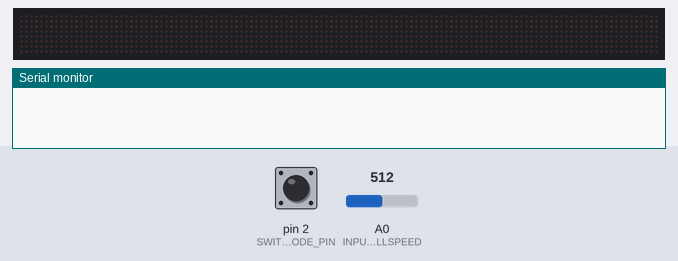
A sketch run on a simulated Arduino Uno, built with avr-gcc and run on an emulated ATmega328P. Shown: 128×8 LED matrix, the last lines printed to the serial monitor. Wiring (inferred from the names in the program): 16 × MAX7219 LED driver (orientation assumed): CS pin 10. The inputs (shaded band) are chosen by the test bench; at power-on: pin 2 (SWITCH_MODE_PIN) HIGH, A0 (INPUT_SCROLLSPEED) = 512.

Above: at 1.2 s.
1.3 s: pin 2 (SWITCH_MODE_PIN) pulled LOW for 1 s
At 2.21 s:
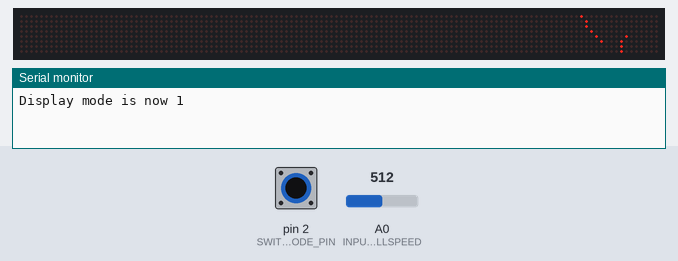
3.9 s: A0 (INPUT_SCROLLSPEED) set to 122
At 4.94 s:
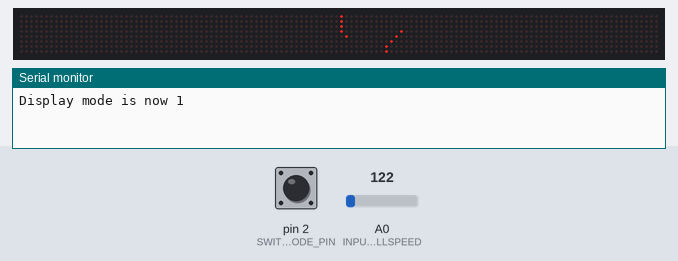
6.5 s: A0 (INPUT_SCROLLSPEED) set to 306
At 7.2 s:
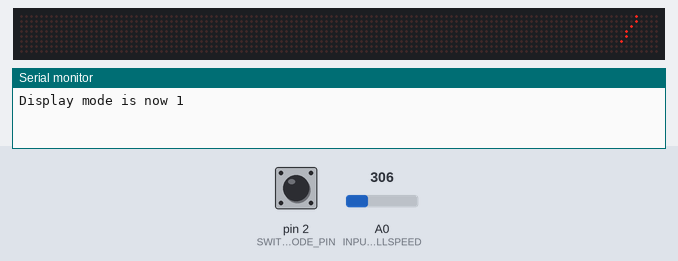
8.2 s: A0 (INPUT_SCROLLSPEED) set to 54
At 9.27 s:
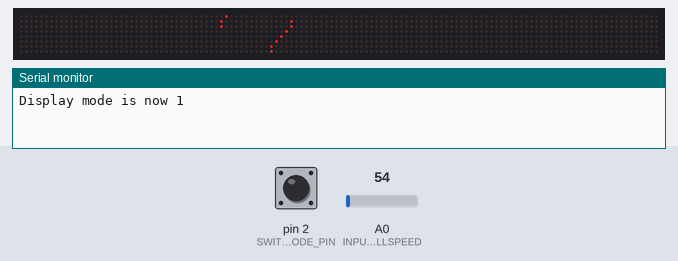
11.2 s: A0 (INPUT_SCROLLSPEED) set to 511
At 11.26 s:
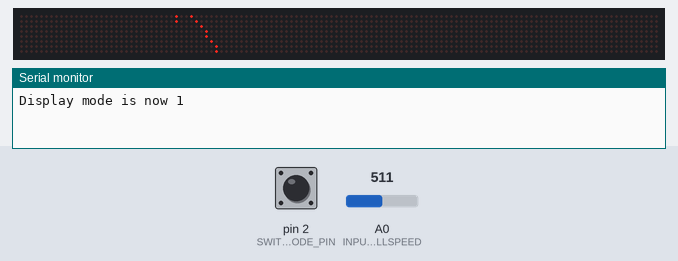
13.0 s: A0 (INPUT_SCROLLSPEED) set to 118
At 15.05 s:
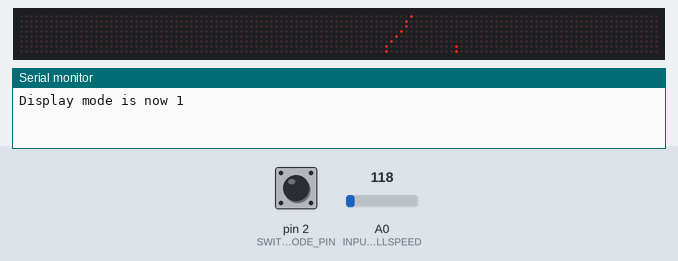

The sketch:

LEDMatrixStrip.ino
```cpp
#include <Bounce.h>
#include <SPI.h>


// Only need to specify the digital pin used for ChipSelect
// all other pins (CLK,MOSI, MISO) are fixed by the SPI library
const int SPI_CS=10;

// scrolling speed analog input pin
const int INPUT_SCROLLSPEED=0;

// push button (digital) input pin
const int SWITCH_MODE_PIN=2;

Bounce bouncer = Bounce(SWITCH_MODE_PIN,50);

enum DisplayModes {
  DISPLAY_MODE_MESSAGESCROLL=0,
  DISPLAY_MODE2,
  NB_DISPLAY_MODES
};

enum ScrollPhase {
  SCROLL_MESSAGE_NORMAL=0,
  SCROLL_MESSAGE_HOLD,
  SCROLL_MESSAGE_UP
};

#define MESSAGE_HOLD_TIME 1000

// Number of daisy-chained 8x8 matrices
#define NB_MODULES 16

// buffer for SPI communication
byte spidata[16*2];

// buffer for LED states
byte ledData[16*8];

//the opcodes for the MAX7219 SPI commands
#define OP_NOOP   0
#define OP_DIGIT0 1
#define OP_DIGIT1 2
#define OP_DIGIT2 3
#define OP_DIGIT3 4
#define OP_DIGIT4 5
#define OP_DIGIT5 6
#define OP_DIGIT6 7
#define OP_DIGIT7 8
#define OP_DECODEMODE  9
#define OP_INTENSITY   10
#define OP_SCANLIMIT   11
#define OP_SHUTDOWN    12
#define OP_DISPLAYTEST 15

// Buffer for text message to be displayed
#define MAX_MESSAGE_LENGTH 64
char message[16+MAX_MESSAGE_LENGTH+1];

// actual delay used between display refresh
int delaytime=20; // 20ms

// specific delay value when scrolling the text up and out of the display
#define DELAYTIME_SCROLLUP 100

// specific delay value when scrolling some text
#define DELAYTIME_SCROLL 20

// Data buffers and state for Bluetooth communication
String commandString = "";
String remoteDataString = "";
boolean commandStarted = false;
boolean remoteDataAvailable = false;
boolean commandComplete = false;

// display mode state
int displayMode = DISPLAY_MODE_MESSAGESCROLL;

// to keep track of how long message has been held on display
long messageHoldTimeStart=0;

int loopindex = 0;
int scroll_mode = SCROLL_MESSAGE_NORMAL;
int verticalscroll_loop=0;
int current_messagestartpixel=0;

// 8x8 font definition : data is given line by line for each character
// 1 byte (8 values...) per character line
byte alphabet[][8] = {
{// Space
0x00,0x00,0x00,0x00,0x00,0x00,0x00,0x00
}, {// !
0x30,0x78,0x78,0x30,0x30,0x00,0x30,0x00
}, {// "
0x6c,0x6c,0x6c,0x00,0x00,0x00,0x00,0x00
}, {// #
0x6c,0x6c,0xfe,0x6c,0xfe,0x6c,0x6c,0x00
}, {// $
0x30,0x7c,0xc0,0x78,0x0c,0xf8,0x30,0x00
}, {// %
0x00,0xc6,0xcc,0x18,0x30,0x66,0xc6,0x00
}, {// &
0x38,0x6c,0x38,0x76,0xdc,0xcc,0x76,0x00
}, {// '
0x60,0x60,0xc0,0x00,0x00,0x00,0x00,0x00
}, {// (
0x18,0x30,0x60,0x60,0x60,0x30,0x18,0x00
}, {// )
0x60,0x30,0x18,0x18,0x18,0x30,0x60,0x00
}, {// *
0x00,0x66,0x3c,0xff,0x3c,0x66,0x00,0x00
}, {// +
0x00,0x30,0x30,0xfc,0x30,0x30,0x00,0x00
}, {// ,
0x00,0x00,0x00,0x00,0x00,0x30,0x30,0x60
}, {// -
0x00,0x00,0x00,0xfc,0x00,0x00,0x00,0x00
}, {// .
0x00,0x00,0x00,0x00,0x00,0x30,0x30,0x00
}, {// /
0x06,0x0c,0x18,0x30,0x60,0xc0,0x80,0x00
}, {// 0
0x7c,0xc6,0xce,0xde,0xf6,0xe6,0x7c,0x00
}, {// 1
0x30,0x70,0x30,0x30,0x30,0x30,0xfc,0x00
}, {// 2
0x78,0xcc,0x0c,0x38,0x60,0xcc,0xfc,0x00
}, {// 3
0x78,0xcc,0x0c,0x38,0x0c,0xcc,0x78,0x00
}, {// 4
0x1c,0x3c,0x6c,0xcc,0xfe,0x0c,0x1e,0x00
}, {// 5
0xfc,0xc0,0xf8,0x0c,0x0c,0xcc,0x78,0x00
}, {// 6
0x38,0x60,0xc0,0xf8,0xcc,0xcc,0x78,0x00
}, {// 7
0xfc,0xcc,0x0c,0x18,0x30,0x30,0x30,0x00
}, {// 8
0x78,0xcc,0xcc,0x78,0xcc,0xcc,0x78,0x00
}, {// 9
0x78,0xcc,0xcc,0x7c,0x0c,0x18,0x70,0x00
}, {// :
0x00,0x30,0x30,0x00,0x00,0x30,0x30,0x00
}, {// ;
0x00,0x30,0x30,0x00,0x00,0x30,0x30,0x60
}, {// <
0x18,0x30,0x60,0xc0,0x60,0x30,0x18,0x00
}, {// =
0x00,0x00,0xfc,0x00,0x00,0xfc,0x00,0x00
}, {// >
0x60,0x30,0x18,0x0c,0x18,0x30,0x60,0x00
}, {// ?
0x78,0xcc,0x0c,0x18,0x30,0x00,0x30,0x00
}, {// @
0x7c,0xc6,0xde,0xde,0xde,0xc0,0x78,0x00
}, {// A
0x30,0x78,0xcc,0xcc,0xfc,0xcc,0xcc,0x00
}, {// B
0xfc,0x66,0x66,0x7c,0x66,0x66,0xfc,0x00
}, {// C
0x3c,0x66,0xc0,0xc0,0xc0,0x66,0x3c,0x00
}, {// D
0xf8,0x6c,0x66,0x66,0x66,0x6c,0xf8,0x00
}, {// E
0xfe,0x62,0x68,0x78,0x68,0x62,0xfe,0x00
}, {// F
0xfe,0x62,0x68,0x78,0x68,0x60,0xf0,0x00
}, {// G
0x3c,0x66,0xc0,0xc0,0xce,0x66,0x3e,0x00
}, {// H
0xcc,0xcc,0xcc,0xfc,0xcc,0xcc,0xcc,0x00
}, {// I
0x78,0x30,0x30,0x30,0x30,0x30,0x78,0x00
}, {// J
0x1e,0x0c,0x0c,0x0c,0xcc,0xcc,0x78,0x00
}, {// K
0xe6,0x66,0x6c,0x78,0x6c,0x66,0xe6,0x00
}, {// L
0xf0,0x60,0x60,0x60,0x62,0x66,0xfe,0x00
}, {// M
0xc6,0xee,0xfe,0xfe,0xd6,0xc6,0xc6,0x00
}, {// N
0xc6,0xe6,0xf6,0xde,0xce,0xc6,0xc6,0x00
}, {// O
0x38,0x6c,0xc6,0xc6,0xc6,0x6c,0x38,0x00
}, {// P
0xfc,0x66,0x66,0x7c,0x60,0x60,0xf0,0x00
}, {// Q
0x78,0xcc,0xcc,0xcc,0xdc,0x78,0x1c,0x00
}, {// R
0xfc,0x66,0x66,0x7c,0x6c,0x66,0xe6,0x00
}, {// S
0x78,0xcc,0xe0,0x70,0x1c,0xcc,0x78,0x00
}, {// T
0xfc,0xb4,0x30,0x30,0x30,0x30,0x78,0x00
}, {// U
0xcc,0xcc,0xcc,0xcc,0xcc,0xcc,0xfc,0x00
}, {// V
0xcc,0xcc,0xcc,0xcc,0xcc,0x78,0x30,0x00
}, {// W
0xc6,0xc6,0xc6,0xd6,0xfe,0xee,0xc6,0x00
}, {// X
0xc6,0x44,0x6c,0x38,0x38,0x6c,0xc6,0x00
}, {// Y
0xcc,0xcc,0xcc,0x78,0x30,0x30,0x78,0x00
}, {// Z
0xfe,0xc6,0x8c,0x18,0x32,0x66,0xfe,0x00
}, {// [
0x78,0x60,0x60,0x60,0x60,0x60,0x78,0x00
}, {// \
0xc0,0x60,0x30,0x18,0x0c,0x06,0x02,0x00
}, {// ]
0x78,0x18,0x18,0x18,0x18,0x18,0x78,0x00
}, {// ^
0x10,0x38,0x6c,0xc6,0x00,0x00,0x00,0x00
}, {// _
0x00,0x00,0x00,0x00,0x00,0x00,0x00,0xff
}, {// `
0x30,0x30,0x18,0x00,0x00,0x00,0x00,0x00
}, {// a
0x00,0x00,0x78,0x0c,0x7c,0xcc,0x7c,0x00
}, {// b
0x60,0x60,0x60,0x7c,0x66,0x66,0x7c,0x00
}, {// c
0x00,0x00,0x78,0xcc,0xc0,0xcc,0x78,0x00
}, {// d
0x0c,0x0c,0x0c,0x7c,0xcc,0xcc,0x7c,0x00
}, {// e
0x00,0x00,0x78,0xcc,0xfc,0xc0,0x78,0x00
}, {// f
0x38,0x6c,0x60,0xf0,0x60,0x60,0xf0,0x00
}, {// g
0x00,0x00,0x7c,0xcc,0xcc,0x7c,0x0c,0xf8
}, {// h
0x60,0x60,0x7c,0x66,0x66,0x66,0x66,0x00
}, {// i
0x30,0x00,0x70,0x30,0x30,0x30,0x78,0x00
}, {// j
0x0c,0x00,0x0c,0x0c,0x0c,0x0c,0x6c,0x38
}, {// k
0x60,0x60,0x66,0x6c,0x78,0x6c,0x66,0x00
}, {// l
0x70,0x30,0x30,0x30,0x30,0x30,0x78,0x00
}, {// m
0x00,0x00,0xcc,0xfe,0xfe,0xd6,0xc6,0x00
}, {// n
0x00,0x00,0xf8,0xcc,0xcc,0xcc,0xcc,0x00
}, {// o
0x00,0x00,0x78,0xcc,0xcc,0xcc,0x78,0x00
}, {// p
0x00,0x00,0x7c,0x66,0x66,0x7c,0x60,0x60
}, {// q
0x00,0x00,0x7c,0xcc,0xcc,0x7c,0x0c,0x0c
}, {// r
0x00,0x00,0xdc,0x76,0x66,0x60,0xf0,0x00
}, {// s
0x00,0x00,0x7c,0xc0,0x78,0x0c,0xf8,0x00
}, {// t
0x10,0x30,0x7c,0x30,0x30,0x34,0x18,0x00
}, {// u
0x00,0x00,0xcc,0xcc,0xcc,0xcc,0x7c,0x00
}, {// v
0x00,0x00,0xcc,0xcc,0xcc,0x78,0x30,0x00
}, {// w
0x00,0x00,0xc6,0xd6,0xfe,0xfe,0x6c,0x00
}, {// x
0x00,0x00,0xc6,0x6c,0x38,0x6c,0xc6,0x00
}, {// y
0x00,0x00,0xcc,0xcc,0xcc,0x7c,0x0c,0xf8
}, {// z
0x00,0x00,0xfc,0x98,0x30,0x64,0xfc,0x00
}, {// {
0x1c,0x30,0x30,0xe0,0x30,0x30,0x1c,0x00
}, {// |
0x18,0x18,0x18,0x00,0x18,0x18,0x18,0x00
}, {// }
0xe0,0x30,0x30,0x1c,0x30,0x30,0xe0,0x00
}, {// ~
0x76,0xdc,0x00,0x00,0x00,0x00,0x00,0x00
}, {// DEL
0x00,0x10,0x38,0x6c,0xc6,0xc6,0xfe,0x00
}
};

// Swap the font rows/columss.
void rotateFont()
{
  byte newval[8];

  for (int letter=0; letter < sizeof(alphabet)/sizeof(byte[8]); letter++)
  {
   for (int column=0; column<8; column++)
   {
     newval[column] = 0;
     for (int bit=0; bit<8; bit++)
     {
	newval[column] += ((alphabet[letter][7-bit] & (1 << 7-column)) << column)>> bit;
     }
   }

   // Store rotated character back into original buffer
   for (int k=0; k<8; k++)
   {
     alphabet[letter][k] = newval[k];
   }

  }
}

// Send the shutdown register value to all modules
void shutdown(bool b) {

  byte val = b ? 0 : 1;
  digitalWrite(SPI_CS,LOW);

   for (int i = 0; i<NB_MODULES;i++)
   {
     SPI.transfer(OP_SHUTDOWN);
     SPI.transfer(val);
   }

  digitalWrite(SPI_CS,HIGH);
}

// Send the scan limit register value to all modules
void setScanLimit(byte limit) {

  digitalWrite(SPI_CS,LOW);
   for (int i = 0; i<NB_MODULES;i++)
   {
     SPI.transfer(OP_SCANLIMIT);
     SPI.transfer(limit);
   }

  digitalWrite(SPI_CS,HIGH);
}

// Send the intensity register value to all modules
void setIntensity(byte intensity) {

  digitalWrite(SPI_CS,LOW);

   for (int i = 0; i<NB_MODULES;i++)
   {
     SPI.transfer(OP_INTENSITY);
     SPI.transfer(intensity);
   }

  digitalWrite(SPI_CS,HIGH);
}

// Send the decode mode register value to all modules
void setDecodeMode(byte mode) {

  digitalWrite(SPI_CS,LOW);

   for (int i = 0; i<NB_MODULES;i++)
   {
     SPI.transfer(OP_DECODEMODE);
     SPI.transfer(mode);
   }

  digitalWrite(SPI_CS,HIGH);
}

// Send the displayTest register value to all modules
void setDisplayTest(bool b) {

  byte val = b ? 1 : 0;
  digitalWrite(SPI_CS,LOW);

   for (int i = 0; i<NB_MODULES;i++)
   {
     SPI.transfer(OP_DISPLAYTEST);
     SPI.transfer(val);
   }

  digitalWrite(SPI_CS,HIGH);
}

void setup() {

  // Bluetooth communication setup
  Serial.begin(9600);
  remoteDataString.reserve(64);
  commandString.reserve(64);

  // Put spaces in the NB_MODULES first characters, so that when scrolling,
  // the actual text starts to appear from the right
  strcpy(message, "");
  for(int k=0; k<NB_MODULES;k++)
    strcat(message, " ");

  // the pin to which the press button is attached is an input
  pinMode(SWITCH_MODE_PIN, INPUT);

  // the ChipSelect pin is an output
  pinMode (SPI_CS, OUTPUT);

  // initialize SPI library
  SPI.begin();

  // Select fastest possible speed: 8 MHz (16Mhz main frequency, divided by 2)
  SPI.setClockDivider(SPI_CLOCK_DIV2);

  // make sure the display is not is test mode
  setDisplayTest(false);

  // set the minimum intensity (bright enough, and minimizes current draw)
  setIntensity(0);

  // Initialize LED state buffer to all off.
  for(int i=0; i< 16*8; i++)
    ledData[i] = 0;

  // and perform an initial setup of these LED states.
  customTransfer(ledData);

  // Activate all 8 rows of each matrix
  setScanLimit(7);

  // Turn off any data decoding
  setDecodeMode(0);

  // transpose rows/columns of all characters of the in-ram font, to better match
  // the way data will be sent to the modules.
  rotateFont();

  // Need to explicitly tell the modules to wake-up from the sleep state they were in at power-up.
  shutdown(false);
}

void customTransfer(byte* data) {

   // one byte for command + one byte for data for each module.
   int bytesToSend=NB_MODULES*2;

   // Update column x for each module as part of a single data transfer,
   // and iterate over 8 columns to cover the whole display
   for (int column=0; column<8; column++)
   {
      for(int matrix=0;matrix<NB_MODULES;matrix++)
      {
         // First fill the opcode : the index of the column to be updated + 1
         spidata[matrix*2+1]=column+1;
         // Then fill the value for this column
         spidata[matrix*2]=ledData[8*matrix+column];
      }

      //enable the module data reception by driving chip select low
      digitalWrite(SPI_CS,LOW);

      //Now shift out the data over the MOSI line, using the SPI library call
      for(int i=bytesToSend;i>0;i--)
        SPI.transfer(spidata[i-1]);

      //drive the chip select line back to high, so that modules take the received data into account.
      digitalWrite(SPI_CS,HIGH);
    }
}

// Turn on an individual pixel at coordinates (x,y)
void setPixel(int x, int y, bool state)
{
  // boundary checks
  if (x<0 || x>127 || y<0 || y>7) return;

  // figure out where to put the '1' in the column
  byte val = 0b10000000 >> (7-y);

  // then turn on/off this bit in column x
  if (state)
  {
    ledData[x]  |= val;
  }
  else
  {
    val = ~val;
    ledData[x]  &= val;
  }
}

// Draw a single character over 8 columns, starting from column x
void drawChar(int x, byte character)
{
  if (x > 127) return;
  for(int column=0; column<8;column++)
  {
    if((x+column>=0) && (x+column < 128))
      ledData[x+column] = alphabet[character][column];
  }
}

void nextDisplayMode()
{
  // If leaving message scroll mode, reset some parameters for a
  // clean restart once we switch back to this mode
  if (displayMode == DISPLAY_MODE_MESSAGESCROLL)
  {
    scroll_mode = SCROLL_MESSAGE_NORMAL;
    current_messagestartpixel = 0;
  }
  // switch to next mode, and loop to first mode if needed.
  displayMode = (displayMode+1)%NB_DISPLAY_MODES;


  Serial.print("Display mode is now ");
  Serial.println(displayMode);
}

void loop() {

    if(bouncer.update())
    {
      if(bouncer.read()==0)
      {
        nextDisplayMode();
      }
    }

//////////////////////////////////////////////////////////////////////
// Prepare new data to be displayed, depending on current display mode
//////////////////////////////////////////////////////////////////////
  switch(displayMode) {

    case DISPLAY_MODE_MESSAGESCROLL:

       switch(scroll_mode) {

         // scrolling message
         case SCROLL_MESSAGE_NORMAL:
           for(int i=0; i< 16*8; i++)
             ledData[i] = 0;

           for (int letter=0; letter<NB_MODULES+1; letter++)
           {
              drawChar(-current_messagestartpixel%8+8*letter, message[current_messagestartpixel/8+letter]-' ');
           }
           delaytime = DELAYTIME_SCROLL;

           // scroll by 1 pixel
           current_messagestartpixel++;

           // if we reached the end of the message (i.e. the NB_MODULES last characters
           // of the message have been displayed), switch to hold mode to keep the message
           // displayed as is for a while
           if (current_messagestartpixel > (strlen(message)-NB_MODULES)*8)
           {
              scroll_mode = SCROLL_MESSAGE_HOLD;
              messageHoldTimeStart = millis();
           }
           break;

         // just keep current message as is
         case SCROLL_MESSAGE_HOLD:

           // If we reached the end of the hold time, go to next mode:
           // scrolling the message up & out of the display
           if(millis() > messageHoldTimeStart + MESSAGE_HOLD_TIME)
           {
              scroll_mode = SCROLL_MESSAGE_UP;

              // reset the start point of scrolling
              current_messagestartpixel = 0;

              // reset the vertical scroll index
              verticalscroll_loop = 0;
           }
           break;

         // scrolling message up and out of the display
         case SCROLL_MESSAGE_UP:

           // Just shift the data bits "vertically" (i.e. to the right inside each column)
           for(int i=0; i< 16*8; i++)
             ledData[i] = ledData[i] >> 1;

           verticalscroll_loop++;

           // Once all 8 rows have been shifted up, the message has completely disappeared,
           // and we can go back to normal display mode.
           if (verticalscroll_loop > 7) scroll_mode = SCROLL_MESSAGE_NORMAL;

           delaytime = DELAYTIME_SCROLLUP;
           break;
       }

       break;
    case DISPLAY_MODE2:

     delaytime = DELAYTIME_SCROLL;
     for(int i=0; i< 16*8; i++)
       ledData[i] = 0;

     // Draw a little wavy snake
     for (int p=0; p<10;p++)
     {
       int x = loopindex%128-p;
       if (x < 0) break;
       setPixel(x, 4+3.5*sin(5*2*3.14159*(x)/128), true);
     }
     break;
    default:
     break;
  }

/////////////////////////////
// Send out the data over SPI
/////////////////////////////
   customTransfer(ledData);

///////////////////////////////////////////////////////
// Read analog input to adjust scroll speed dynamically
///////////////////////////////////////////////////////
   int speed = analogRead(INPUT_SCROLLSPEED);
   int actualdelay = delaytime*(0.1+9.9*speed/1023);

/////////////////////////////////////////////
// Wait a bit before the next display refresh
/////////////////////////////////////////////
  delay(actualdelay);

/////////////////////////////////////////////////////////////
// Keep track of the current loop index. Allow it to rollover
/////////////////////////////////////////////////////////////
  loopindex++;

/////////////////////////////////////////////////////////
// Check if new cmd/data has been received over Bluetooth
/////////////////////////////////////////////////////////
  if (remoteDataAvailable) {
//    Serial.print("Got the command:");
//    Serial.println(commandString);
//    Serial.print("Got the data:");
//    Serial.println(remoteDataString);

    if(commandString.compareTo("update_message")==0)
    {
      Serial.println("Updating message.");
      // Put the received string into the actual message buffer.
      // Note: toCharArray(buf,len) only copies up len-1 bytes, since this
      // is usually intended to work passing sizeof(<target char array>).
      // It also puts a trailing \0 char in buf[len]
      // So request to write string length + 1 to get the full message into our
      // message buffer.
      // Also, start writing in message buffer at offset NB_MODULES to not overwrite
      // the NB_Modules first "space" characters that are used to get a clean start of scroll
      int size = remoteDataString.length();
      if (size > MAX_MESSAGE_LENGTH) size = MAX_MESSAGE_LENGTH;
      remoteDataString.toCharArray(message+NB_MODULES, size+1);

      // We updated the message, therefore let's restart scrolling from the beginning
      // of the message
      current_messagestartpixel = 0;

    //Serial.print("updateText=");
    //Serial.println(message);
    }
    else if(commandString.compareTo("next_mode")==0)
    {
      Serial.println("Switching to next mode");
      nextDisplayMode();
    }
    // else just ignore this command and wait for a new one.
    else
    {
      Serial.println("Unknown command");
    }

    // clear the string:
    remoteDataString = "";
    commandString = "";
    commandStarted = false;
    remoteDataAvailable = false;
    commandComplete = false;
  }
}

/*
called automatically everytime loop() runs.
checks if data is available on the serial input, to which the bluetooth module
is connected. If so, store the input in a buffer and interpret incoming characters
as they come : a properly formatted message is of the form : @<cmd>@<data>@
 */
void serialEvent() {

  while (Serial.available()) {

    char inChar = (char)Serial.read();

    // If we receive the first @, flag that reception of a new command is starting
    if (inChar == '@' && !commandStarted)
    {
      commandStarted = true;
    }
    // If this is the second @, then the command part of the message is complete
    else if (inChar == '@' && commandStarted && !commandComplete)
    {
      commandComplete = true;
    }
    // if this is the third @, then the data has been received completely too
    // we can then notify the main loop
    else if (inChar == '@' && commandStarted && commandComplete)
    {
      remoteDataAvailable = true;
    }
    // in all other cases, just append the received character into a buffer
    // (the command buffer or the data buffer depending on where we are in the
    // reception sequence.
    else
    {
      if (!commandComplete)
        commandString += inChar;
      else
        remoteDataString += inChar;
    }
  }
}
```

Measured:
- after the input at 1.3 s, the display: changes after 0.87 s (image 1)
- after the input at 6.5 s, the display: first changes at once (image 3 shows a later state)
- after the input at 11.2 s, the display: changes at once (image 5)
